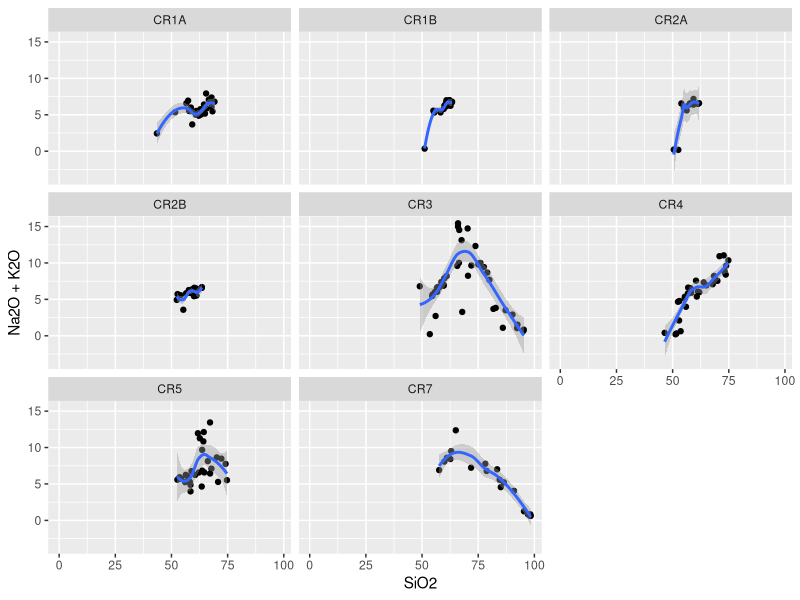
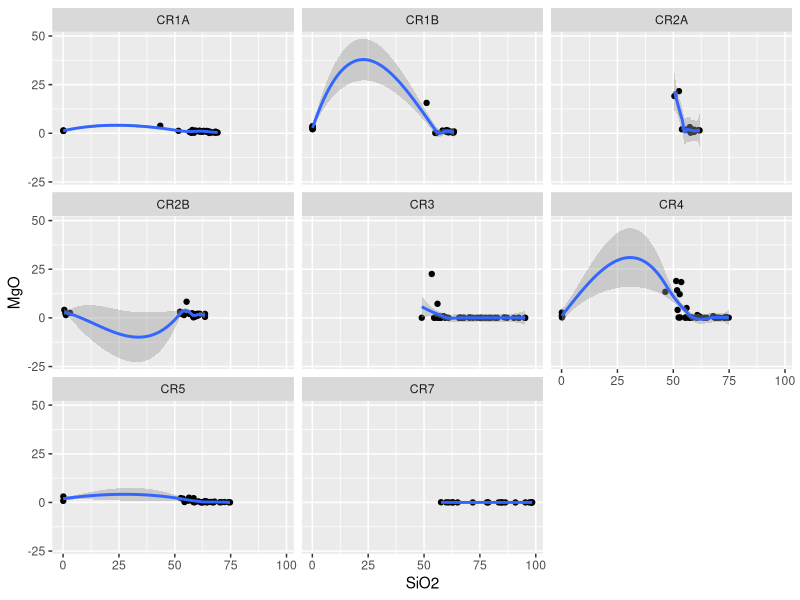
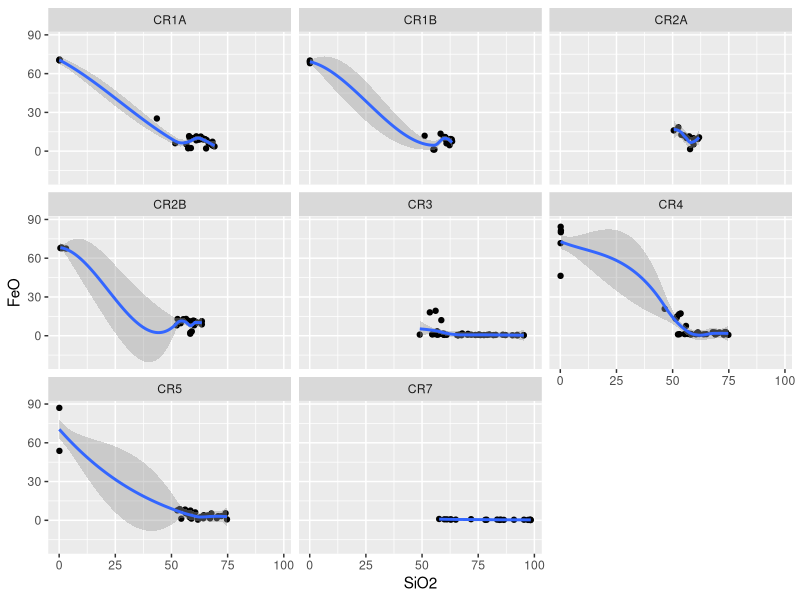
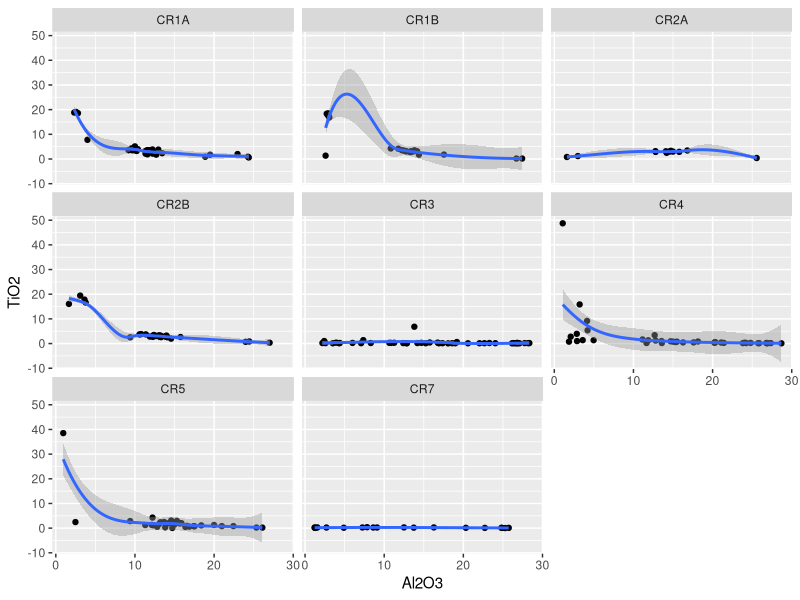
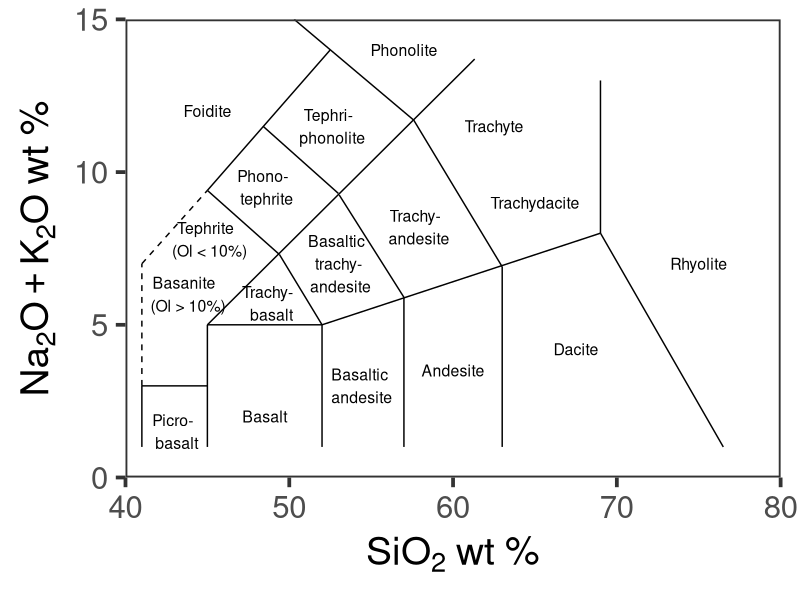
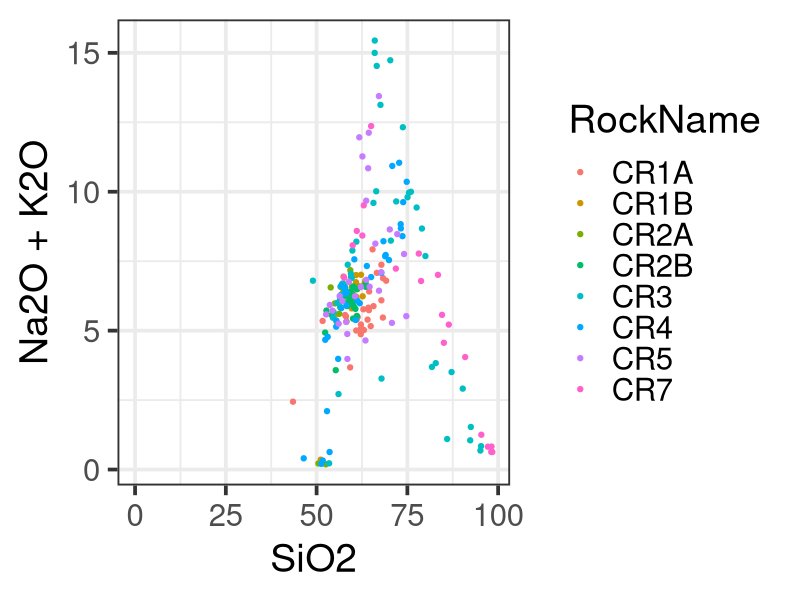
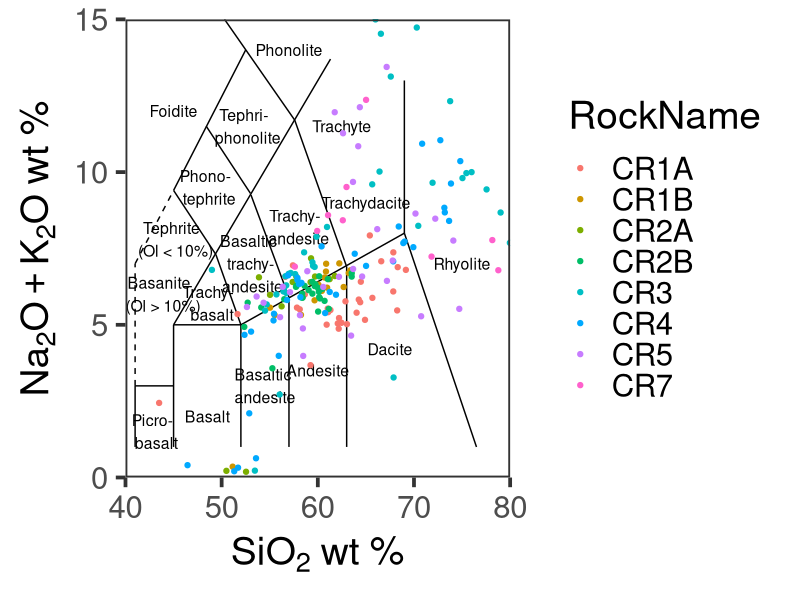
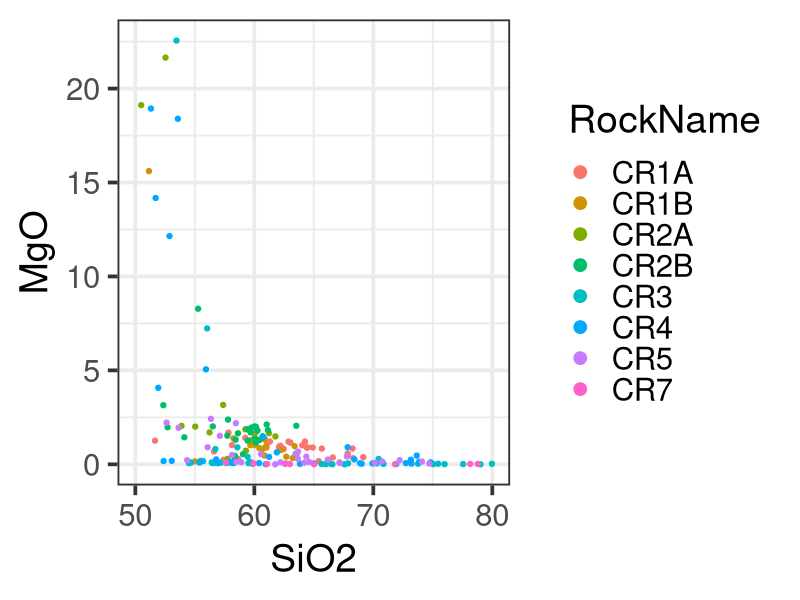

Reproduce these figures in R, in order.
## ---- chunk 1
knitr::opts_chunk$set(echo = TRUE)
cr_data <- read.csv("data/probe_data_molly.csv")
library(dbplyr)
library(tidyverse)
## ---- chunk 2
rock_cr1a <- cr_data %>%
   filter(grepl("CR1A", cr_data$Comment)) %>%
  mutate("RockName" = "CR1A")
rock_cr1b <- cr_data %>%
  filter(grepl("CR1B", cr_data$Comment)) %>%
  mutate("RockName" = "CR1B")
rock_cr2a <- cr_data %>%
  filter(grepl("CR2A", cr_data$Comment)) %>%
  mutate("RockName" = "CR2A")
rock_cr2b <- cr_data %>%
  filter(grepl("CR2B", cr_data$Comment)) %>%
  mutate("RockName" = "CR2B")
rock_cr3 <- cr_data %>%
  filter(grepl("CR3", cr_data$Comment)) %>%
  mutate("RockName" = "CR3")
rock_cr4 <- cr_data %>%
  filter(grepl("CR4", cr_data$Comment)) %>%
  mutate("RockName" = "CR4")
rock_cr5 <- cr_data %>%
  filter(grepl("CR5", cr_data$Comment)) %>%
  mutate("RockName" = "CR5")
rock_cr7 <- cr_data %>%
  filter(grepl("CR7", cr_data$Comment)) %>%
  mutate("RockName" = "CR7")
rock_data <- rbind(rock_cr1a, rock_cr1b, rock_cr2a, rock_cr2b, rock_cr3, rock_cr4, rock_cr5, rock_cr7)
rock_data <- rock_data[,c(19, 18, 2:17)]
rock_data$RockName <- as.factor(rock_data$RockName)
## ---- chunk 3
rock_data[rock_data == ""] <- NA

rock_data_wt <- rock_data %>%
  select("Comment", "P2O5":"K2O", "Total") %>%  #choose relevant columns
  filter(Total > 95.0 & Total < 101.0) %>% #select rows based on Total
  filter(!is.na(P2O5) & SiO2 < 90.0 & Al2O3 < 22.0 & K2O > 1.0) #select rows based on elements
## ---- chunk 4
alkali_plot <- ggplot(rock_data, aes(x = SiO2, y = Na2O + K2O)) +
  facet_wrap(vars(RockName)) + 
  geom_point() +
  geom_smooth()
alkali_plot
## ---- chunk 5
mg_plot_all <- ggplot(rock_data, aes(x = SiO2, y = MgO)) +
  facet_wrap(vars(RockName)) + 
  geom_point() +
  geom_smooth()
mg_plot_all
## ---- chunk 6
fe_plot_all <- ggplot(rock_data, aes(x = SiO2, y = FeO)) +
  facet_wrap(vars(RockName)) + 
  geom_point() +
  geom_smooth()
fe_plot_all
## ---- chunk 7
alti_plot_all <- ggplot(rock_data, aes(x = Al2O3, y = TiO2)) +
  facet_wrap(vars(RockName)) + 
  geom_point() +
  geom_smooth()
alti_plot_all
## ---- chunk 8
d = data.frame(x = c(40, 80), y = c(0,15))
theme_set(theme_bw(base_size=28))
#makes the TAS template
p <- ggplot(data=d, mapping=aes(x=x, y=y)) +
  geom_blank() +
  theme(panel.grid.major = element_blank(),
        panel.grid.minor = element_blank()) +
  scale_y_continuous(limits=c(0,15), expand = c(0, 0)) + 
  scale_x_continuous(limits=c(40,80), expand = c(0, 0)) +
  labs(y=expression(Na[2]*O + K[2]*O*~ wt~'%'), x=expression(SiO[2]*~ wt~'%'))+
  annotate("segment", x=45, xend=45, y=1, yend=5)+
  annotate("segment", x=45, xend=52, y=5, yend=5)+
  annotate("segment", x=52, xend=69, y=5, yend=8)+
  annotate("segment", x=76.5, xend=69, y=1, yend=8)+
  annotate("segment", x=69, xend=69, y=8, yend=13)+
  annotate("segment", x=45, xend=61.32, y=5, yend=13.7)+
  annotate("segment", x=52, xend=52, y=1, yend=5)+
  annotate("segment", x=57, xend=57, y=1, yend=5.9)+
  annotate("segment", x=63, xend=63, y=1, yend=6.9)+
  annotate("segment", x=52, xend=49.4, y=5, yend=7.3)+
  annotate("segment", x=57, xend=53.05, y=5.9, yend=9.25)+
  annotate("segment", x=63, xend=57.6, y=6.9, yend=11.7)+
  annotate("segment", x=41, xend=45, y=3, yend=3)+
  annotate("segment", x=41, xend=41, y=1, yend=3)+
  annotate("segment", x=41, xend=41, y=3, yend=7, linetype="dashed")+
  annotate("segment", x=41, xend=45, y=7, yend=9.4, linetype="dashed")+
  annotate("segment", x=45, xend=52.5, y=9.4, yend=14)+
  annotate("segment", x=49.4, xend=45, y=7.3, yend=9.4)+
  annotate("segment", x=53, xend=48.4, y=9.3, yend=11.5)+
  annotate("segment", x=57.6, xend=50.3, y=11.7, yend=15)

tas <- p + annotate("text", label = "Basalt", x = 48.5, y = 2, size=4)+
  annotate("text", label = "Basaltic\n andesite", x = 54.3, y = 3.0, size=4)+
  annotate("text", label = "Andesite", x = 60, y = 3.5, size=4)+
  annotate("text", label = "Dacite", x = 67.5, y = 4.2, size=4)+
  annotate("text", label = "Rhyolite", x = 75, y = 7, size=4)+
  annotate("text", label = "Trachy- \n basalt", x = 48.8, y = 5.7, size=4)+
  annotate("text", label = "Basaltic \n trachy- \n andesite", x = 53, y = 7, size=4)+
  annotate("text", label = "Trachy- \n andesite", x = 57.8, y = 8.2, size=4)+
  annotate("text", label = "Trachydacite", x = 65, y = 9, size=4)+
  annotate("text", label = "Trachyte", x = 62.5, y = 11.5, size=4)+
  annotate("text", label = "Picro- \n basalt", x = 43, y = 1.5, size=4)+
  annotate("text", label = "Basanite \n (Ol > 10%)", x = 43.7, y = 6, size=4)+
  annotate("text", label = "Tephrite \n (Ol < 10%)", x = 45, y = 7.8, size=4)+
  annotate("text", label = "Phono- \n tephrite", x = 48.5, y = 9.5, size=4)+
  annotate("text", label = "Tephri- \n phonolite", x = 52.5, y = 11.5, size=4)+
  annotate("text", label = "Phonolite", x = 57, y = 14, size=4)+
  annotate("text", label = "Foidite", x = 45, y = 12, size=4)
tas
## ---- chunk 9
final_alkplot <- rock_data %>%
  group_by(RockName) %>%
  ggplot(mapping = aes(x = SiO2, y = Na2O + K2O, colour = RockName, legend(cex = 0.75))) +
  geom_point()
final_alkplot
## ---- chunk 10
tas +
  geom_point(data = rock_data, aes(x = SiO2, y = Na2O + K2O, colour = RockName))
## ---- chunk 11
mg_plot <- rock_data %>%
  group_by(RockName) %>%
  ggplot(mapping = aes(SiO2, MgO, colour = RockName)) +
  geom_point()
mg_plot <- mg_plot + guides(color = guide_legend(override.aes = list(size = 4)))
mg_plot + scale_x_continuous(name = "SiO2", limits = c(50, 80))
## ---- chunk 12
fe_plot <- rock_data %>%
  group_by(RockName) %>%
  ggplot(mapping = aes(SiO2, FeO, colour = RockName)) +
  geom_point()
  fe_plot <- fe_plot + guides(color = guide_legend(override.aes = list(size = 4)))
fe_plot + scale_x_continuous(name = "SiO2", limits = c(50, 80))
## ---- chunk 13
alti_plot <- rock_data %>%
  group_by(RockName) %>%
  ggplot(mapping = aes(Al2O3, TiO2, colour = RockName)) +
  geom_point()
  alti_plot <- alti_plot + guides(color = guide_legend(override.aes = list(size = 4)))
alti_plot
